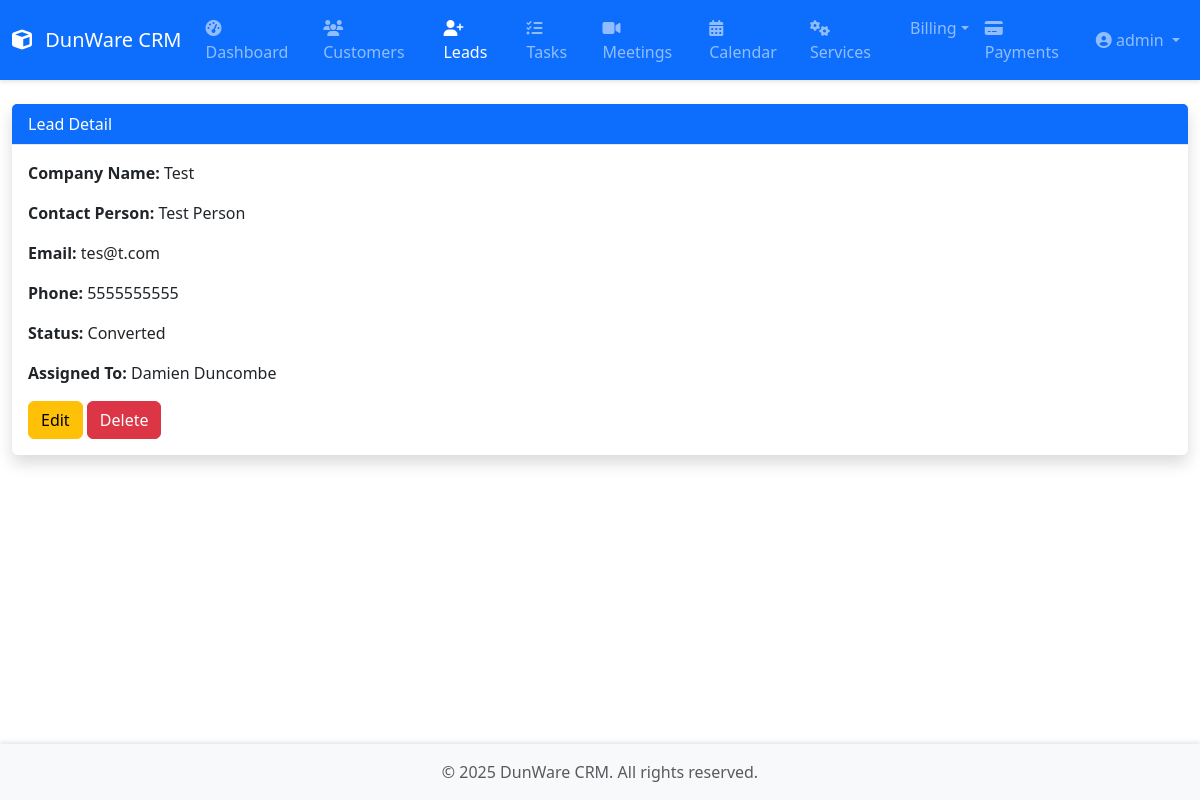
The page /leads/1/ (signed in) on the database its author committed.
### core/models.py (models this page shows, shortened)
class Lead(models.Model):
    LEAD_STATUS = [
        ('new', 'New'),
        ('contacted', 'Contacted'),
        ('qualified', 'Qualified'),
        ('unqualified', 'Unqualified'),
        ('negotiating', 'Negotiating'),
        ('converted', 'Converted'),
        ('lost', 'Lost')
    ]
    LEAD_SOURCE = [
        ('website', 'Website'),
        ('referral', 'Referral'),
        ('social', 'Social Media'),
        ('email', 'Email Campaign'),
        ('other', 'Other')
    ]
    company_name = models.CharField(max_length=200)
    contact_person = models.CharField(max_length=100)
    email = models.EmailField()
    phone = models.CharField(max_length=15)
    source = models.CharField(max_length=20, choices=LEAD_SOURCE)
    status = models.CharField(max_length=20, choices=LEAD_STATUS, default='new')
    notes = models.TextField(blank=True)
    assigned_to = models.ForeignKey(Employee, on_delete=models.SET_NULL, null=True, related_name='leads')
    created_at = models.DateTimeField(auto_now_add=True)
    updated_at = models.DateTimeField(auto_now=True)

class Employee(models.Model):
    user = models.OneToOneField(User, on_delete=models.CASCADE)
    employee_id = models.CharField(max_length=10, unique=True)
    department = models.CharField(max_length=100, default="General")  # ✅ Default
    position = models.CharField(max_length=100, default="Unassigned")  # ✅ Default
    phone = models.CharField(max_length=15, blank=True)
    carrier = models.CharField(
        max_length=20,
        choices=[
            ('att', 'AT&T'),
            ('tmobile', 'T-Mobile'),
            ('verizon', 'Verizon'),
            ('sprint', 'Sprint'),
            ('boost', 'Boost Mobile'),
            ('cricket', 'Cricket'),
            ('metro', 'Metro PCS'),
            ('virgin', 'Virgin Mobile'),
        ],
        blank=True
    )
    hire_date = models.DateField(null=True, blank=True)  # ✅ Allow NULL to prevent errors
    profile_picture = models.ImageField(upload_to='employee_photos/', null=True, blank=True)
    is_active = models.BooleanField(default=True)
    created_at = models.DateTimeField(auto_now_add=True)
    updated_at = models.DateTimeField(auto_now=True)

### core/views.py (the view)
# urls.py: path('leads/<int:pk>/', views.LeadDetailView.as_view(), name='lead-detail'),
class LeadDetailView(LoginRequiredMixin, DetailView):
    model = Lead
    template_name = 'core/lead_detail.html'
    context_object_name = 'lead'
    def get_context_data(self, **kwargs):
        context = super().get_context_data(**kwargs)
        lead = self.get_object()
        context.update({
            'notes': Note.objects.filter(lead=lead).order_by('-created_at'),
            'tasks': Task.objects.filter(lead=lead).order_by('-created_at'),
            'meetings': Meeting.objects.filter(leads=lead).order_by('-start_time'),
        })
        return context

### core/templates/core/lead_detail.html (shortened to what this page needs)
{% extends 'core/base.html' %}
{% block content %}
<div class="card shadow">
    <div class="card-header bg-primary text-white">Lead Detail</div>
    <div class="card-body">
        <p><strong>Company Name:</strong> {{ lead.company_name }}</p>
        <p><strong>Contact Person:</strong> {{ lead.contact_person }}</p>
        <p><strong>Email:</strong> {{ lead.email }}</p>
        <p><strong>Phone:</strong> {{ lead.phone }}</p>
        <p><strong>Status:</strong> {{ lead.get_status_display }}</p>
        <p><strong>Assigned To:</strong> {{ lead.assigned_to.user.get_full_name }}</p>
        <a href="{% url 'lead-update' lead.pk %}" class="btn btn-warning">Edit</a>
        <a href="{% url 'lead-delete' lead.pk %}" class="btn btn-danger">Delete</a>
    </div>
</div>
{% endblock %}

### core/templates/core/base.html (shortened to what this page needs)
{% load static %}
<!DOCTYPE html>
<html lang="en">
<head>
    <link href="https://cdn.jsdelivr.net/npm/bootstrap@5.3.2/dist/css/bootstrap.min.css" rel="stylesheet">
    <link href="https://cdn.jsdelivr.net/npm/@fortawesome/fontawesome-free@6.4.2/css/all.min.css" rel="stylesheet">
    <link href="https://cdn.jsdelivr.net/npm/flatpickr/dist/flatpickr.min.css" rel="stylesheet">
    <link href="{% static 'css/style.css' %}" rel="stylesheet">
</head>
<body>
    <nav class="navbar navbar-expand-lg navbar-dark bg-primary">
        <div class="container-fluid">
            <a class="navbar-brand" href="{% url 'dashboard' %}">
                <i class="fas fa-cube"></i> DunWare CRM
            </a>
            <div class="collapse navbar-collapse" id="navbarMain">
                {% if user.is_authenticated %}
                <ul class="navbar-nav me-auto">
                    <li class="nav-item">
                        <a class="nav-link {% if request.resolver_match.url_name == 'dashboard' %}active{% endif %}"
                           href="{% url 'dashboard' %}">
                            <i class="fas fa-tachometer-alt"></i> Dashboard
                        </a>
                    </li>
                    <li class="nav-item">
                        <a class="nav-link {% if 'customer' in request.resolver_match.url_name %}active{% endif %}"
                           href="{% url 'customer-list' %}">
                            <i class="fas fa-users"></i> Customers
                        </a>
                    </li>
                    <li class="nav-item">
                        <a class="nav-link {% if 'lead' in request.resolver_match.url_name %}active{% endif %}"
                           href="{% url 'lead-list' %}">
                            <i class="fas fa-user-plus"></i> Leads
                        </a>
                    </li>
                    <li class="nav-item">
                        <a class="nav-link {% if 'task' in request.resolver_match.url_name %}active{% endif %}"
                           href="{% url 'task-list' %}">
                            <i class="fas fa-tasks"></i> Tasks
                        </a>
                    </li>
                    <li class="nav-item">
                        <a class="nav-link {% if 'meeting' in request.resolver_match.url_name %}active{% endif %}"
                           href="{% url 'meeting-list' %}">
                            <i class="fas fa-video"></i> Meetings
                        </a>
                    </li>
                    <li class="nav-item">
                        <a class="nav-link {% if 'calendar' in request.resolver_match.url_name %}active{% endif %}"
                           href="{% url 'calendar' %}">
                            <i class="fas fa-calendar-alt"></i> Calendar
                        </a>
                    </li>
                    <li class="nav-item">
                        <a class="nav-link {% if 'service' in request.resolver_match.url_name %}active{% endif %}"
                           href="{% url 'service-list' %}">
                            <i class="fas fa-cogs"></i> Services
                        </a>
                    </li>
                    <li class="nav-item dropdown">
                        <a class="nav-link dropdown-toggle {% if 'billing' in request.resolver_match.url_name %}active{% endif %}" href="#" id="billingDropdown" role="button" data-bs-toggle="dropdown">Billing</a>
                    </li>
                    <li class="nav-item">
                        <a class="nav-link {% if 'payment' in request.resolver_match.url_name %}active{% endif %}"
                           href="{% url 'payment-list' %}">
                            <i class="fas fa-credit-card"></i> Payments
                        </a>
                    </li>
                </ul>
                    <ul class="navbar-nav ms-auto">
                        <li class="nav-item dropdown">
                            <a class="nav-link dropdown-toggle" href="#" id="navbarDropdown"
                               role="button" data-bs-toggle="dropdown">
                                <i class="fas fa-user-circle"></i>
                                {{ user.get_full_name|default:user.username }}
                            </a>
                        </li>
                    </ul>
                {% endif %}
            </div>
        </div>
    </nav>
    <div class="container-fluid py-4">
        {% block content %}{% endblock %}
    </div>
    <footer class="footer mt-auto py-3 bg-light">
        <div class="container text-center">
            <span class="text-muted">© {% now "Y" %} DunWare CRM. All rights reserved.</span>
        </div>
    </footer>
</body>
</html>

### dunware_crm/static/css/style.css (style rules this page uses)
body { min-height: 100vh; display: flex; flex-direction: column; }
.container-fluid { flex: 1; }
.navbar { box-shadow: 0 2px 4px rgba(0,0,0,.1); }
.navbar-brand i { margin-right: 0.5rem; }
.card { box-shadow: 0 0.15rem 1.75rem 0 rgba(58, 59, 69, 0.15); border: none; margin-bottom: 1rem; }
.card-header { background-color: #f8f9fc; border-bottom: 1px solid #e3e6f0; }
.footer { margin-top: auto; box-shadow: 0 -2px 4px rgba(0,0,0,.1); }

### rows shown on the page
Lead: company_name "Test", contact_person "Test Person", email "tes@t.com", phone "5555555555", status "Converted", assigned_to.user.get_full_name "Damien Duncombe"

### other values the page prints
{{ user.get_full_name|default:user.username }} "admin"
